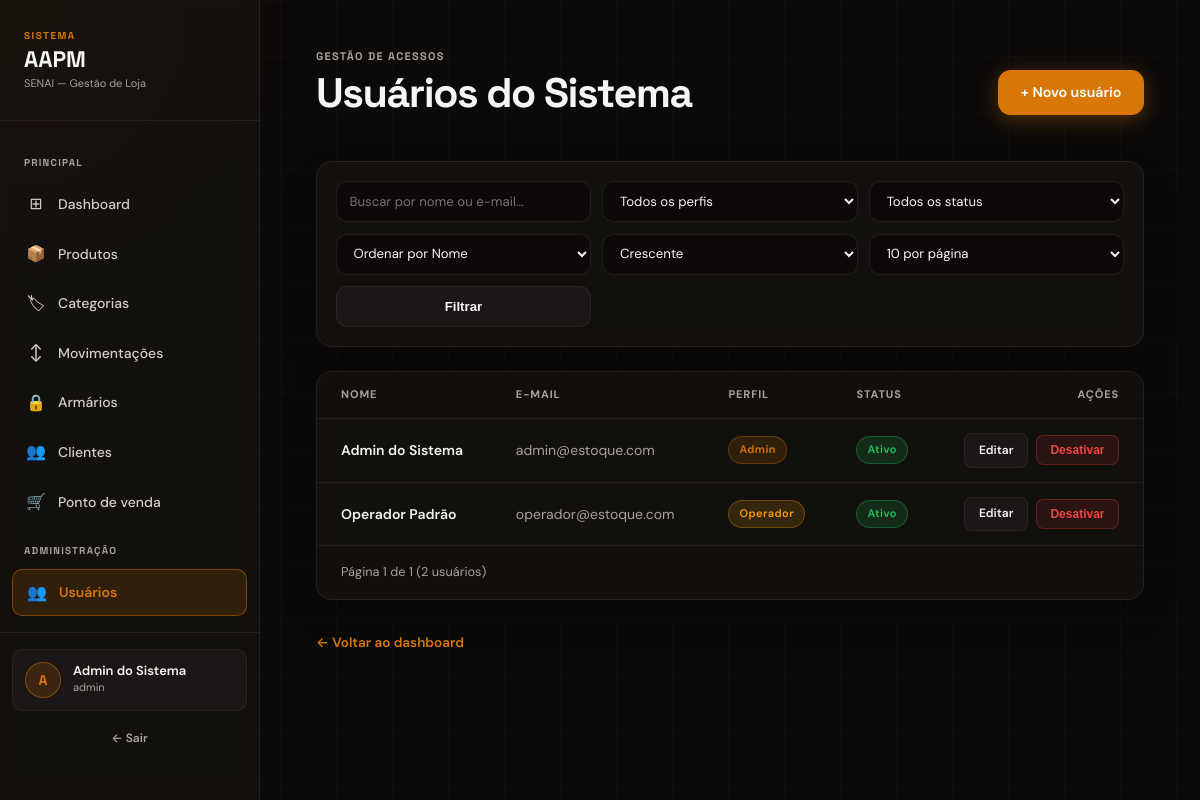
/usuarios/ (signed in), run on the app's committed database.
### app/models/usuario.py (models this page shows)
class Usuario(Base):
    __tablename__ = "usuarios"
    id = Column(Integer, primary_key=True, autoincrement=True)
    nome = Column(String(100), nullable=False)
    email = Column(String(100), nullable=False, index=True, unique=True)
    senha_hash = Column(String(255), nullable=False)
    role = Column(String(20), nullable=False, default="operador")
    ativo = Column(Boolean, default=True)
    criado_em = Column(DateTime, server_default=func.now())

### app/controllers/usuario_controller.py (the view)
@router.get("/")
def listar_usuarios(
    request: Request,
    busca: str = "",
    role: str = "",
    status: str = "",
    ordenar_por: str = "nome",
    direcao: str = "asc",
    pagina: int = 1,
    db: Session = Depends(get_db),
    admin = Depends(get_admin)  # bloqueia quem não é admin
):
    query = db.query(Usuario)
    if busca:
        termo = f"%{busca}%"
        query = query.filter(or_(Usuario.nome.ilike(termo), Usuario.email.ilike(termo)))
    if role in ("admin", "operador"):
        query = query.filter(Usuario.role == role)
    if status in ("ativo", "inativo"):
        query = query.filter(Usuario.ativo == (status == "ativo"))
    ordenacoes = {"nome": Usuario.nome, "email": Usuario.email, "role": Usuario.role, "criado_em": Usuario.criado_em}
    ordenar_por = ordenar_por if ordenar_por in ordenacoes else "nome"
    direcao = direcao if direcao in ("asc", "desc") else "asc"
    coluna_ordenacao = ordenacoes[ordenar_por]
    query = query.order_by(coluna_ordenacao.desc() if direcao == "desc" else coluna_ordenacao.asc(), Usuario.id.asc())
    total_usuarios = query.count()
    pagina = max(pagina, 1)
    por_pagina = 10
    total_paginas = max(math.ceil(total_usuarios / por_pagina), 1)
    pagina = min(pagina, total_paginas)
    usuarios = query.offset((pagina - 1) * por_pagina).limit(por_pagina).all()
    return templates.TemplateResponse(
        request,
        "usuarios/index.html",
        {
            "request": request,
            "usuario": admin,   # dados de quem está logado (para navbar)
            "usuarios": usuarios,
            "busca": busca,
            "role": role,
            "status": status,
            "ordenar_por": ordenar_por,
            "direcao": direcao,
            "pagina": pagina,
            "por_pagina": por_pagina,
            "total_paginas": total_paginas,
            "total_usuarios": total_usuarios,
        }
    )

### app/templates/usuarios/index.html (shortened to what this page needs)
<!DOCTYPE html>
<html lang="pt-br">
<head>
    <link rel="stylesheet" href="/static/css/usuarios/usuarios.css">
</head>
<body data-role="{{ usuario.role if usuario else 'admin' }}">
    <div class="spotlight" id="spotlight"></div>
    <div class="layout">
        <aside class="sidebar">
            <div class="sidebar-logo">
                <div class="logo-tag">Sistema</div>
                <div class="logo-name">AAPM</div>
                <div class="logo-sub">SENAI — Gestão de Loja</div>
            </div>
            <nav class="sidebar-nav">
                <div class="nav-section">Principal</div>
                <a href="/" class="nav-link"><span class="icon">⊞</span> Dashboard</a>
                <a href="/produtos" class="nav-link"><span class="icon">📦</span> Produtos</a>
                <a href="/categorias" class="nav-link"><span class="icon">🏷</span> Categorias</a>
                <a href="/movimentacoes" class="nav-link"><span class="icon">↕</span> Movimentações</a>
                <a href="/armarios" class="nav-link"><span class="icon">🔒</span> Armários</a>
                <a href="/clientes" class="nav-link"><span class="icon">👥</span> Clientes</a>
                <a href="/pdv" class="nav-link"><span class="icon">🛒</span> Ponto de venda</a>
                <div class="nav-section">Administração</div>
                <a href="/usuarios" class="nav-link active"><span class="icon">👥</span> Usuários</a>
            </nav>
            <div class="sidebar-footer">
                {% if usuario %}
                <div class="user-card">
                    <div class="user-avatar">{{ usuario.nome[0].upper() }}</div>
                    <div class="user-info">
                        <div class="user-name">{{ usuario.nome }}</div>
                        <div class="user-role">{{ usuario.role }}</div>
                    </div>
                </div>
                {% endif %}
                <a href="/auth/logout" class="logout-btn">← Sair</a>
            </div>
        </aside>
        <main class="main">
            <div class="page-header-row">
                <div class="page-header">
                    <div class="greeting">Gestão de Acessos</div>
                    <h1>Usuários do Sistema</h1>
                </div>
                <a href="/usuarios/novo" class="btn-primary">+ Novo usuário</a>
            </div>
            <div class="filter-card">
                <form method="get" action="/usuarios" class="filter-form">
                    <div class="filter-field search-box">
                        <input type="text" name="busca" placeholder="Buscar por nome ou e-mail..." value="{{ busca }}">
                    </div>
                    <div class="filter-field">
                        <select name="role">
                            <option value="">Todos os perfis</option>
                        </select>
                    </div>
                    <div class="filter-field">
                        <select name="status">
                            <option value="">Todos os status</option>
                        </select>
                    </div>
                    <div class="filter-field">
                        <select name="ordenar_por">
                            <option value="nome">Ordenar por Nome</option>
                        </select>
                    </div>
                    <div class="filter-field">
                        <select name="direcao">
                            <option value="asc">Crescente</option>
                        </select>
                    </div>
                    <div class="filter-field">
                        <select name="por_pagina">
                            <option value="10">10 por página</option>
                        </select>
                    </div>
                    <button type="submit" class="btn-filter">Filtrar</button>
                </form>
            </div>
            <div class="section">
                <div class="table-container">
                    <table>
                        <thead>
                            <tr>
                                <th>Nome</th>
                                <th>E-mail</th>
                                <th>Perfil</th>
                                <th>Status</th>
                                <th style="text-align: right;">Ações</th>
                            </tr>
                        </thead>
                        <tbody>
                            {% for u in usuarios %}
                            <tr>
                                <td>
                                    <span class="td-name">{{ u.nome }}</span>
                                </td>
                                <td style="color: var(--text-muted);">{{ u.email }}</td>
                                <td>
                                    <span class="badge {{ 'badge-blue' if u.role == 'admin' else 'badge-amber' }}">
                                        {{ u.role | capitalize }}
                                    </span>
                                </td>
                                <td>
                                    {% if u.ativo %}
                                    <span class="badge badge-green">Ativo</span>
                                    {% else %}
                                    <span class="badge badge-red">Inativo</span>
                                    {% endif %}
                                </td>
                                <td style="text-align: right;">
                                    <div class="actions-cell">
                                        <a href="/usuarios/{{ u.id }}/editar" class="btn-action edit">Editar</a>
                                        <form action="/usuarios/{{ u.id }}/toggle-ativo" method="post" style="display:inline">
                                            <button type="submit" class="btn-action {{ 'deactivate' if u.ativo else 'activate' }}">
                                                {{ "Desativar" if u.ativo else "Ativar" }}
                                            </button>
                                        </form>
                                    </div>
                                </td>
                            </tr>
                            {% else %}
                            <tr>
                                <td colspan="5">
                                    <div class="empty-state">Nenhum usuário encontrado.</div>
                                </td>
                            </tr>
                            {% endfor %}
                        </tbody>
                    </table>
                </div>
                <div class="table-footer">
                    <span class="pagination-info">Página {{ pagina }} de {{ total_paginas }} ({{ total_usuarios }} usuários)</span>
                    {% set total_registros = total_usuarios %}
                </div>
            </div>
            <div class="back-link-wrap" style="margin-top: 2rem;">
                <a href="/" class="back-dashboard-link">← Voltar ao dashboard</a>
            </div>
        </main>
    </div>
</body>
</html>

### data on the page
Usuario: nome "Admin do Sistema", role "admin", email "admin@estoque.com", role "Admin", shows "Ativo", ativo "Desativar"
Usuario: nome "Operador Padrão", email "operador@estoque.com", role "Operador", shows "Ativo", ativo "Desativar"

### other printed values
{{ usuario.nome[0].upper() }} "A"
{{ pagina }} "1"
{{ total_paginas }} "1"
{{ total_usuarios }} "2"
